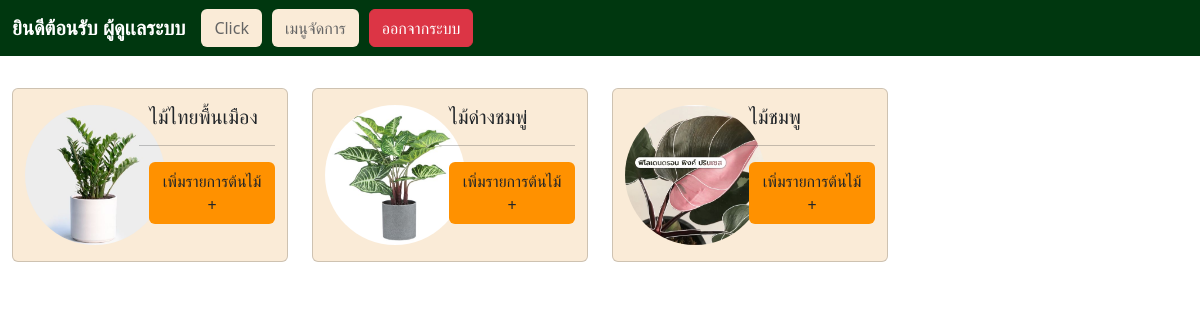
/addcateTree.php (signed in), run on the app's committed database.
### tables this page shows
CREATE TABLE `catetree` (
  `cateid` int(11) NOT NULL,
  `catename` text NOT NULL,
  `image` text NOT NULL
);

### addcateTree.php (the view, shortened to what this page needs)
<?php
    include 'server.php';
?>
<!DOCTYPE html>
<html lang="en">
<head>
    <link rel="stylesheet" href="css/bootstrap.min.css">
    <link rel="stylesheet" href="https://cdnjs.cloudflare.com/ajax/libs/font-awesome/6.3.0/css/all.min.css" />
</head>
<body>
    <nav class="navbar navbar-expand-sm" style="background-color: #00370f; ">
        <div class="container-fluid">
            <a class="navbar-brand" href="#" style="font-size: 20px; font-weight: bolder; color: #fff;">ยินดีต้อนรับ ผู้ดูเเลระบบ</a>
            <button class="btn" type="button" style="background-color: antiquewhite; color:#656565;" data-bs-toggle="collapse" data-bs-target="#navadmin">
               Click
            </button>
            <div class="collapse navbar-collapse" id="navadmin">
                <ul class="navbar-nav me-auto">
                    <li class="nav-item" style="margin-left: 10px;">
                        <button class="btn" style="background-color: antiquewhite; color:#656565;"  type="button" data-bs-toggle="offcanvas" data-bs-target="#menu">เมนูจัดการ</button>
                    </li>
                    <form action="addcateTree.php" method="post">
                        <li class="nav-item" style="margin-left: 10px;">
                            <button class="btn btn-danger" type="button" data-bs-toggle="modal" data-bs-target="#logout">ออกจากระบบ</button>
                        </li>
                    </form>
                </ul>
            </div>
        </div>
    </nav>
    <div class="container-fluid mt-3">
        <div class="row">
                    <?php
                        $sqlcate = "SELECT * FROM `catetree` WHERE `cateid`";
                        if($result = $conn -> query($sqlcate)){
                            while($row = $result -> fetch_assoc()){
                                echo'
                                <div class="col-12 col-lg-3 mt-3">
                                    <div class="card" style="width:100%;  background-color: antiquewhite;">
                                        <div class="container-fluid">
                                            <div class="row">
                                                <div class="col-sm-5 mt-3 mb-3">
                                                    <img class="rounded-circle" src="'.$row['image'].'" style="width:140px; height: 140px;">
                                                </div>
                                                <div class="col-sm-7 mt-3 mb-3">
                                                    <h5 class="card-title" style="margin-left: 10px;">'.$row['catename'].'</h5>
                                                    <hr>
                                                    <a class="btn" style="background-color: rgb(255, 145, 0); margin-left: 10px;" data-bs-toggle="modal" data-bs-target="#addlist-'.$row['cateid'].'">เพิ่มรายการต้นไม้ +</a>
                                                </div>
                                            </div>
                                        </div>
                                    </div>
                                </div>
                                <div class="modal fade" id="addlist-'.$row['cateid'].'">
                                                                    <option value="'.$row['catename'].'">'.$row['catename'].'</option>
                                                                        '.$row[''].'
                                </div>
                                ';
                            }
                        }
                    ?>
        </div>
    </div>
</body>
</html>

### data on the page
catetree: image (picture), catename "ไม้ไทยพื้นเมือง"
catetree: image (picture), catename "ไม้ด่างชมพู่"
catetree: image (picture), catename "ไม้ชมพู"
